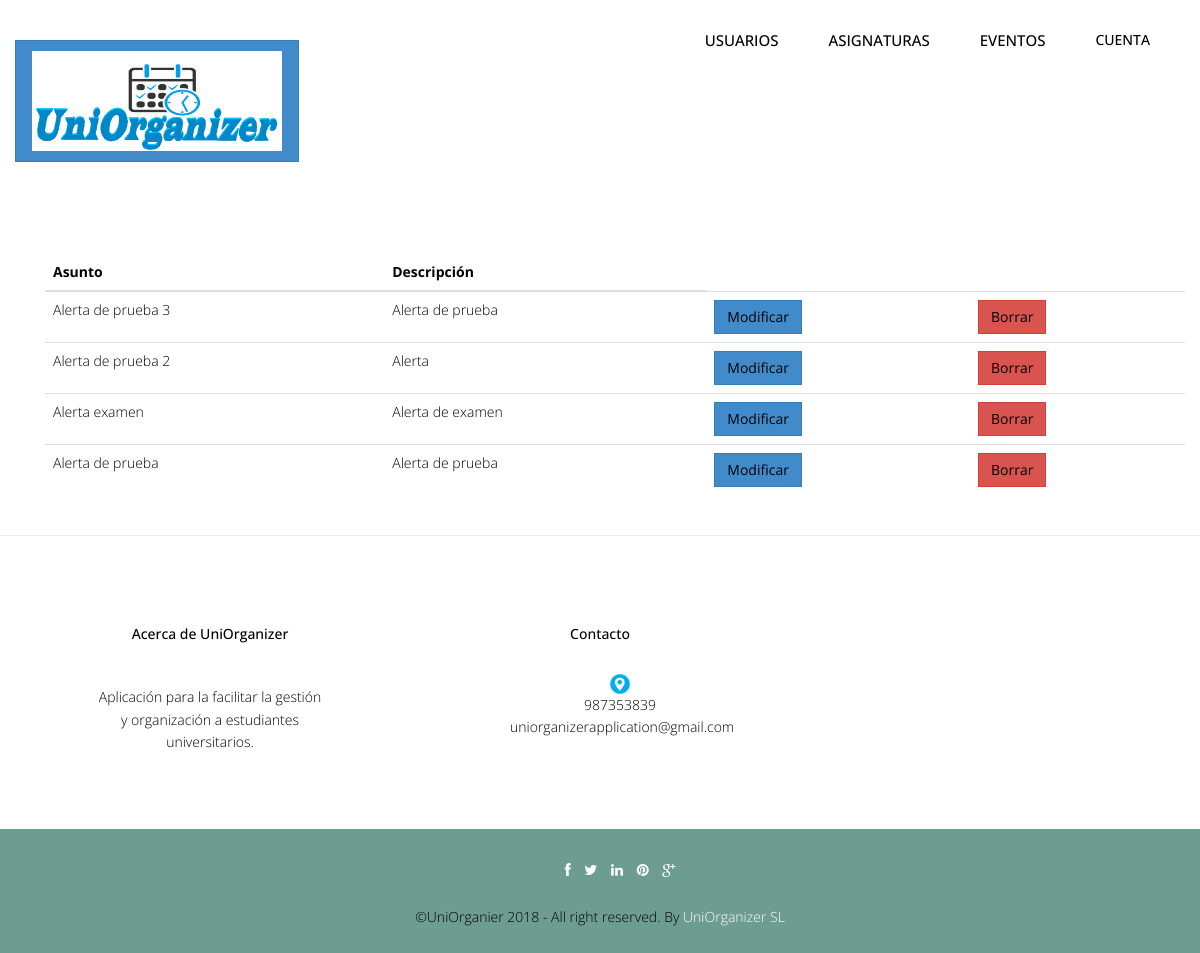
The app's page /Controllers/ALERTA_Controller.php (signed in) with its own data.
### tables this page shows
CREATE TABLE `alerta` (
  `idAlerta` int(10) NOT NULL,
  `asuntoAlerta` varchar(45) NOT NULL,
  `descripcionAlerta` text NOT NULL
);

### Models/ALERTA_Model.php (called while the page is built, shortened)
<?php
include '../Functions/LibraryFunctions.php';
class ALERTA_Model {
    var $mysqli;
    function ConectarBD() {
        $this->mysqli = new mysqli("localhost", "root", "", "uniorganizer");
    }
    function ListarTodo() {
            $sql = "SELECT * FROM alerta ORDER BY idAlerta DESC";
            if (!($resultado = $this->mysqli->query($sql))) {
                return 'Error en la consulta sobre la base de datos.';
            } else {
                $toret = array();
                $i = 0;
                while ($fila = $resultado->fetch_array()) {
                    $toret[$i] = $fila;
                    $i++;
                }
                return $toret;
            }
    }
}
?>

### Views/ALERTA_SHOWALL_Vista.php (the view, shortened to what this page needs)
<?php
class ALERTA_Listar {
    private $datos;
    function __construct($datos, $volver) {
        $this->datos = $datos;
        $this->render();
    }
	function render() {
        ?>
        <div class="container">
            <?php
            $lista = array( 'asuntoAlerta', 'descripcionAlerta');
            ?>
            <div class="container">
				<br>
                <div align='left'>
                    <table class="table">
                        <thead class="thead-dark">
                            <tr>
                                <?php
                                foreach ($lista as $titulo) {
                                    echo "<th>";
                                    echo $strings[$titulo];
                                    echo "</th>";
                                }
                                echo "</tr>";
                                echo "</thead>";
                                echo "<tbody>";
									for ($j = 0; $j < count($this->datos); $j++) {
										echo "<tr>";
										foreach ($this->datos[$j] as $clave => $valor ){
											for ($i = 0; $i < count($lista); $i++) {
												if ($clave === $lista[$i]) {
													echo "<td>";
													if ($clave === 'asuntoAlerta') {
														?>
														<a href='ALERTA_Controller.php?idAlerta=<?php echo $this->datos[$j]['idAlerta'] . '&accion=' . $strings['Ver']; ?>'><?php echo $this->datos[$j]['asuntoAlerta'];?></a> <?php
													} else {
														echo $valor;
													}
													echo "</td>";
												}
											}
										}
										?>
										<td><button type="button" class="btn btn-primary"><a href='ALERTA_Controller.php?idAlerta=<?php echo $this->datos[$j]['idAlerta'] . '&accion=' . $strings['Modificar']; ?>'><?php echo $strings['Modificar']; ?></a></button></td>
										<td><button type="button" class="btn btn-danger"><a href='ALERTA_Controller.php?idAlerta=<?php echo $this->datos[$j]['idAlerta'] . '&accion=' . $strings['Borrar']; ?>'><?php echo $strings['Borrar']; ?></a></button></td>
										<?php
									}
                                ?>
                        </tbody>
                    </table>
                </div>
            </div>
        </div>
        <?php
        include '../Views/footer.php';
    }
}

### css/style.css (style rules this page uses)
body { font-family:'Open Sans', Arial, sans-serif; font-size:14px; font-weight:300; line-height:1.6em; color:#000; background-color:#fff; }
.link-list ul,li,a { color:#000; list-style:none; }

### css/overwrite.css (style rules this page uses)
.btn { text-shadow: none; background-image:none; border-color: none; border-bottom-color: none; -webkit-box-shadow: none; -moz-box-shadow: none; box-shadow: none; }
.btn { outline:0; -webkit-border-radius: 0; -moz-border-radius: 0; border-radius: 0; }

### records on screen
alerta: asuntoAlerta "Alerta de prueba 3", descripcionAlerta "Alerta de prueba"
alerta: asuntoAlerta "Alerta de prueba 2", descripcionAlerta "Alerta"
alerta: asuntoAlerta "Alerta examen", descripcionAlerta "Alerta de examen"
alerta: asuntoAlerta "Alerta de prueba", descripcionAlerta "Alerta de prueba"

### other values on screen
$strings['Cuenta'] "CUENTA"
$strings[$titulo] "Asunto"
$strings[$titulo] "Descripción"
